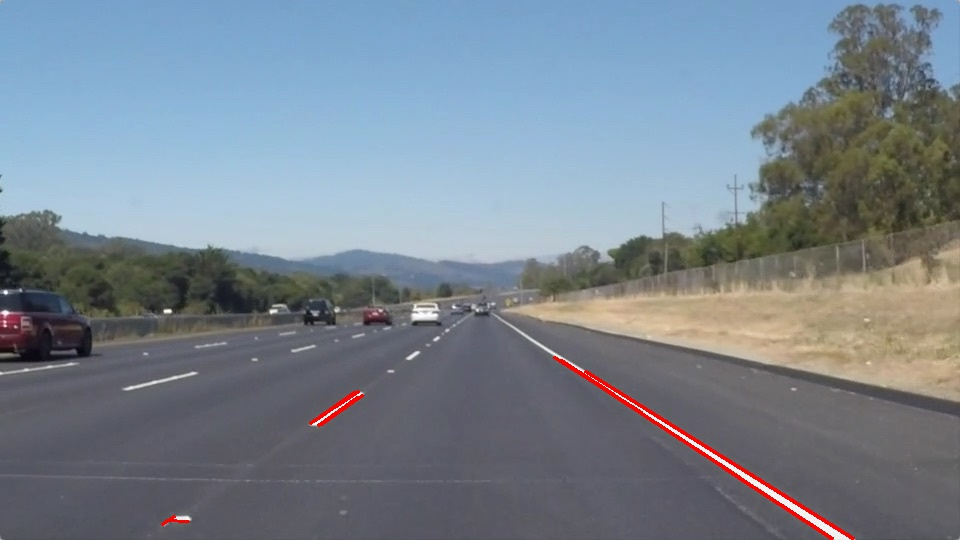
#> input picture test_images/solidWhiteRight.jpg, 960 x 540 px
$ jupyter execute --allow-errors P1.ipynb   (shell and % lines are left out)
#> lines starting #> are read from the running program, lines starting #| are printed output that depends on the picture; after the words box and inside, x2 and y2 are one past the last pixel; in counts of white or black regions, pixels touching at a corner belong together
# Self-Driving Car Engineer Nanodegree

## Project: **Finding Lane Lines on the Road**
***
In this project, you will use the tools you learned about in the lesson to identify lane lines on the road.  You can develop your pipeline on a series of individual images, and later apply the result to a video stream (really just a series of images). Check out the video clip "raw-lines-example.mp4" (also contained in this repository) to see what the output should look like after using the helper functions below.

Once you have a result that looks roughly like "raw-lines-example.mp4", you'll need to get creative and try to average and/or extrapolate the line segments you've detected to map out the full extent of the lane lines.  You can see an example of the result you're going for in the video "P1_example.mp4".  Ultimately, you would like to draw just one line for the left side of the lane, and one for the right.

In addition to implementing code, there is a brief writeup to complete. The writeup should be completed in a separate file, which can be either a markdown file or a pdf document. There is a [write up template](https://github.com/udacity/CarND-LaneLines-P1/blob/master/writeup_template.md) that can be used to guide the writing process. Completing both the code in the Ipython notebook and the writeup template will cover all of the [rubric points](https://review.udacity.com/#!/rubrics/322/view) for this project.

---
Let's have a look at our first image called 'test_images/solidWhiteRight.jpg'.  Run the 2 cells below (hit Shift-Enter or the "play" button above) to display the image.

**Note: If, at any point, you encounter frozen display windows or other confounding issues, you can always start again with a clean slate by going to the "Kernel" menu above and selecting "Restart & Clear Output".**

---

**The tools you have are color selection, region of interest selection, grayscaling, Gaussian smoothing, Canny Edge Detection and Hough Tranform line detection.  You  are also free to explore and try other techniques that were not presented in the lesson.  Your goal is piece together a pipeline to detect the line segments in the image, then average/extrapolate them and draw them onto the image for display (as below).  Once you have a working pipeline, try it out on the video stream below.**

---

<figure>

 <figcaption>
 <p></p>
 <p style="text-align: center;"> Your output should look something like this (above) after detecting line segments using the helper functions below </p>
 </figcaption>
</figure>
 <p></p>
<figure>

 <figcaption>
 <p></p>
 <p style="text-align: center;"> Your goal is to connect/average/extrapolate line segments to get output like this</p>
 </figcaption>
</figure>

**Run the cell below to import some packages.  If you get an `import error` for a package you've already installed, try changing your kernel (select the Kernel menu above --> Change Kernel).  Still have problems?  Try relaunching Jupyter Notebook from the terminal prompt.  Also, see [this forum post](https://carnd-forums.udacity.com/cq/viewquestion.action?spaceKey=CAR&id=29496372&questionTitle=finding-lanes---import-cv2-fails-even-though-python-in-the-terminal-window-has-no-problem-with-import-cv2) for more troubleshooting tips.**

## Import Packages

[cell 1]
#importing some useful packages
import matplotlib.pyplot as plt
import matplotlib.image as mpimg
import numpy as np
import cv2

## Read in an Image

[cell 2]
#reading in an image
image = mpimg.imread('test_images/solidWhiteRight.jpg')
#> image is the input picture: shape (540, 960, 3); mean R, G, B 120.7, 131.6, 142.7

#printing out some stats and plotting
print('This image is:', type(image), 'with dimensions:', image.shape)
#| This image is: <class 'numpy.ndarray'> with dimensions: (540, 960, 3)
plt.imshow(image)  # if you wanted to show a single color channel image called 'gray', for example, call as plt.imshow(gray, cmap='gray')

## Ideas for Lane Detection Pipeline

**Some OpenCV functions (beyond those introduced in the lesson) that might be useful for this project are:**

`cv2.inRange()` for color selection
`cv2.fillPoly()` for regions selection
`cv2.line()` to draw lines on an image given endpoints
`cv2.addWeighted()` to coadd / overlay two images
`cv2.cvtColor()` to grayscale or change color
`cv2.imwrite()` to output images to file
`cv2.bitwise_and()` to apply a mask to an image

**Check out the OpenCV documentation to learn about these and discover even more awesome functionality!**

## Helper Functions

Below are some helper functions to help get you started. They should look familiar from the lesson!

[cell 3]
import math

move_rate = .2

def grayscale(img):
    """Applies the Grayscale transform
    This will return an image with only one color channel
    but NOTE: to see the returned image as grayscale
    (assuming your grayscaled image is called 'gray')
    you should call plt.imshow(gray, cmap='gray')"""
    return cv2.cvtColor(img, cv2.COLOR_RGB2GRAY)
    # Or use BGR2GRAY if you read an image with cv2.imread()
    # return cv2.cvtColor(img, cv2.COLOR_BGR2GRAY)

def canny(img, low_threshold, high_threshold):
    """Applies the Canny transform"""
    return cv2.Canny(img, low_threshold, high_threshold)

def gaussian_blur(img, kernel_size):
    """Applies a Gaussian Noise kernel"""
    return cv2.GaussianBlur(img, (kernel_size, kernel_size), 0)

def region_of_interest(img, vertices):
    """
    Applies an image mask.

    Only keeps the region of the image defined by the polygon
    formed from `vertices`. The rest of the image is set to black.
    """
    #defining a blank mask to start with
    mask = np.zeros_like(img)

    #defining a 3 channel or 1 channel color to fill the mask with depending on the input image
    if len(img.shape) > 2:
        channel_count = img.shape[2]  # i.e. 3 or 4 depending on your image
        ignore_mask_color = (255,) * channel_count
    else:
        ignore_mask_color = 255

    #filling pixels inside the polygon defined by "vertices" with the fill color
    cv2.fillPoly(mask, vertices, ignore_mask_color)

    #returning the image only where mask pixels are nonzero
    masked_image = cv2.bitwise_and(img, mask)
    return masked_image

# [38 lines left out: functions sort_lines, avg_lines, smooth_lines, not called in this run]

def draw_lines(img, lines, group_lines=False, last_lines=None, color=[255, 0, 0], thickness=2):
    """
    NOTE: this is the function you might want to use as a starting point once you want to
    average/extrapolate the line segments you detect to map out the full
    extent of the lane (going from the result shown in raw-lines-example.mp4
    to that shown in P1_example.mp4).

    Think about things like separating line segments by their
    slope ((y2-y1)/(x2-x1)) to decide which segments are part of the left
    line vs. the right line.  Then, you can average the position of each of
    the lines and extrapolate to the top and bottom of the lane.

    This function draws `lines` with `color` and `thickness`.
    Lines are drawn on the image inplace (mutates the image).
    If you want to make the lines semi-transparent, think about combining
    this function with the weighted_img() function below
    """

    if group_lines:
        area_top = int(img.shape[0] * .6);
        area_bottom = int(img.shape[0]);

        # Combine multiple lines
        k_list = []
        b_list = []
        for line in lines:
            x_delta = line[0][2] - line[0][0]
            y_delta = line[0][3] - line[0][1]
            if abs(y_delta) < 10:
                # We skip horizontal and short lines
                continue
            if x_delta == 0:
                # We skip vertical lines
                continue
            k = y_delta / x_delta
            b = line[0][1] - line[0][0] * k
            k_list.append(k)
            b_list.append(b)

        # Set up grouping bins
        angle_step = math.pi / 32
        angles = np.append(np.arange(-3 * math.pi / 8, -math.pi / 8, angle_step),
                          np.arange(math.pi / 8, 3 * math.pi / 8, angle_step))
        angle_count = np.zeros(len(angles))
        angle_k = []
        angle_b = []
        for index, angle in enumerate(angles):
            k_from = math.tan(angle)
            k_to = math.tan(angle + angle_step)
            angle_k.append([])
            angle_b.append([])
            for k, b in zip(k_list, b_list):
                if k >= k_from and k < k_to:
                    angle_k[-1].append(k)
                    angle_b[-1].append(b)
                    angle_count[index] += 1

        # Get indices of top 2 groups of k
        half = int(len(angles) / 2);
        top_2 = [angle_count[:half].argmax(),
                 half + angle_count[half:].argmax()]

        grouped_lines = []

        # For top 2 lines calculate start and end coordinates
        for index in top_2:
            k_list = angle_k[int(index)]
            if len(k_list) == 0:
                continue
            b_list = angle_b[int(index)]
            k_value = sum(k_list) / len(k_list)
            b_value = sum(b_list) / len(b_list)
            line = [[int((area_bottom - b_value) / k_value), area_bottom,
                        int((area_top - b_value) / k_value), area_top]]
            grouped_lines.append(line)

        grouped_lines = smooth_lines(grouped_lines, last_lines)

        # Draw lines on overlay
        overlay = np.zeros_like(img)
        if len(grouped_lines) > 0:
            lines = grouped_lines
        else:
            # No lane lines detected
            return None

    for line in lines:
        for x1,y1,x2,y2 in line:
            cv2.line(img, (x1, y1), (x2, y2), color, thickness)

    return lines

def hough_lines(img, rho, theta, threshold, min_line_len, max_line_gap):
    """
    `img` should be the output of a Canny transform.

    Returns an image with hough lines drawn.
    """
    lines = cv2.HoughLinesP(img, rho, theta, threshold, np.array([]), minLineLength=min_line_len, maxLineGap=max_line_gap)
    line_img = np.zeros((img.shape[0], img.shape[1], 3), dtype=np.uint8)
    draw_lines(line_img, lines)
    return line_img, lines

# Python 3 has support for cool math symbols.

# [13 lines left out: function weighted_img, not called in this run]

## Test Images

Build your pipeline to work on the images in the directory "test_images"
**You should make sure your pipeline works well on these images before you try the videos.**

[cell 4]
import os
os.listdir("test_images/")

## Build a Lane Finding Pipeline

Build the pipeline and run your solution on all test_images. Make copies into the `test_images_output` directory, and you can use the images in your writeup report.

Try tuning the various parameters, especially the low and high Canny thresholds as well as the Hough lines parameters.

[cell 5]
# TODO: Build your pipeline that will draw lane lines on the test_images
# then save them to the test_images directory.

input_dir = 'test_images'
output_dir = 'test_images_output'
os.makedirs(output_dir, exist_ok=True)

def detect_lanes(img, group_lines=False, last_lines=None):
    gray = grayscale(img)

    area_top = int(img.shape[0] * .6);
    area_bottom = int(img.shape[0]);

    vertices = np.array([[0, area_bottom],
                         [img.shape[1] / 2, area_top],
                         [img.shape[1] / 2, area_top],
                         [img.shape[1], area_bottom]], dtype=np.int32)
    blurred = gaussian_blur(gray, 5)
    cannied = canny(blurred, 30, 90)

    masked = region_of_interest(cannied, [vertices])

    with_lines, lines = hough_lines(masked, 2, 1 * math.pi / 180, 50, 100, 100)


    if group_lines:
        # Draw lines on overlay
        overlay = np.zeros_like(img)
        lines = draw_lines(overlay, lines, group_lines=True, last_lines=last_lines, color=[255, 0, 0], thickness=10)
        img = weighted_img(overlay, img)
    else:
        draw_lines(img, lines)


    return img, lines

for file_name in os.listdir(input_dir):
    img = mpimg.imread(os.path.join(input_dir, file_name))
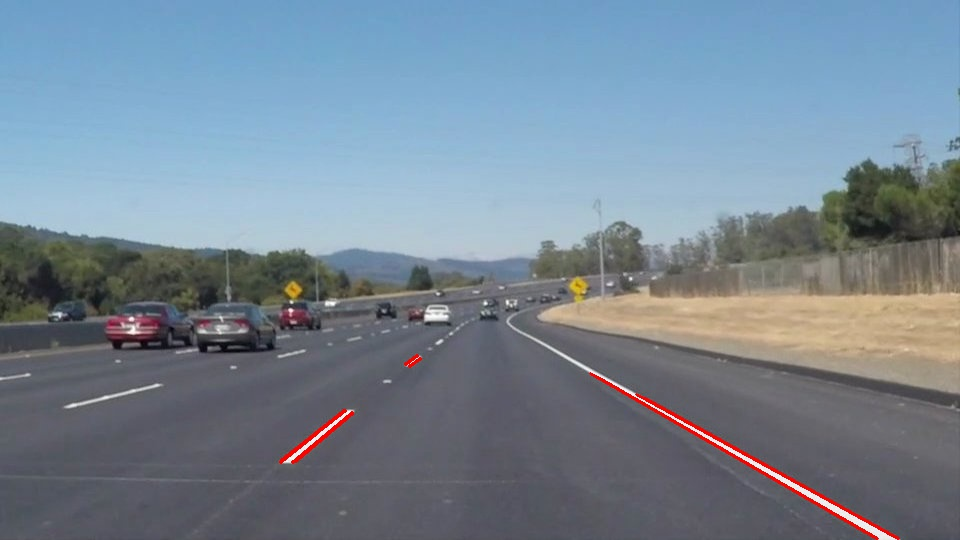
#> input picture test_images/solidWhiteCurve.jpg, 960 x 540 px
#> img is the input picture: shape (540, 960, 3); mean R, G, B 118.9, 133.6, 147.1
    img, _ = detect_lanes(img)
#> in grayscale, `return cv2.cvtColor(img, cv2.COLOR_RGB2GRAY)`:
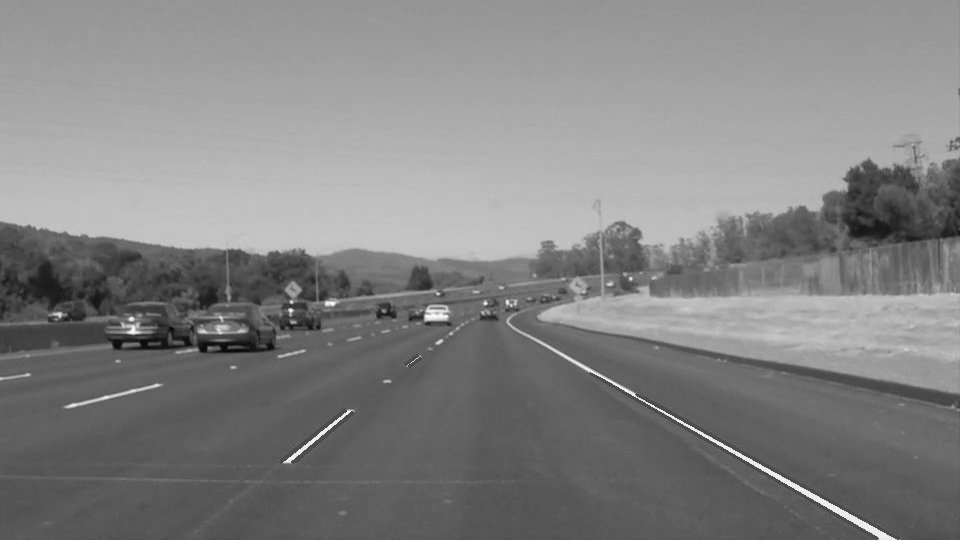
#> returned value: shape (540, 960); min 4, max 255, mean 130.7
#> in canny, `return cv2.Canny(img, low_threshold, high_threshold)`:
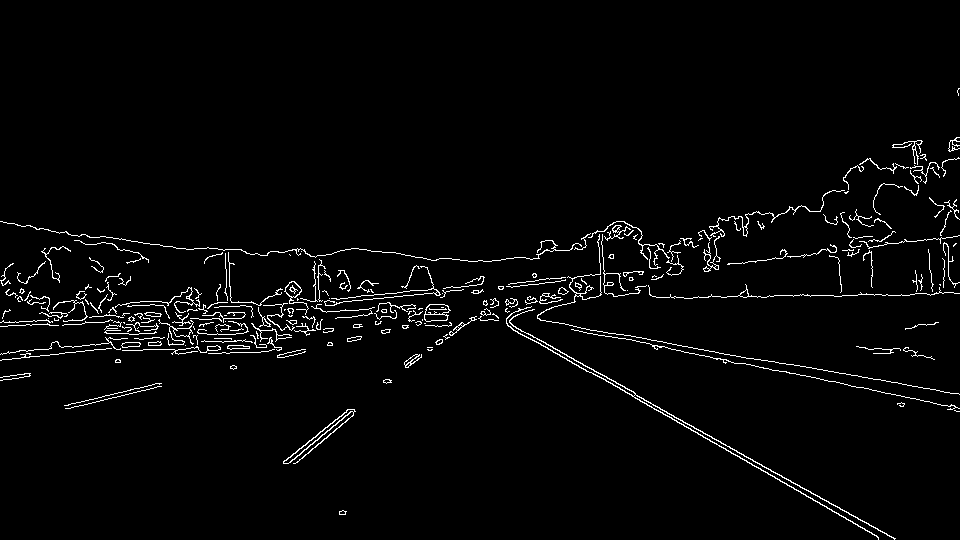
#> returned value: shape (540, 960); 2.6% white in thin lines or dots, all inside (x1, y1, x2, y2) = (0, 88, 960, 540)
#> in region_of_interest, `cv2.fillPoly(mask, vertices, ignore_mask_color)`:
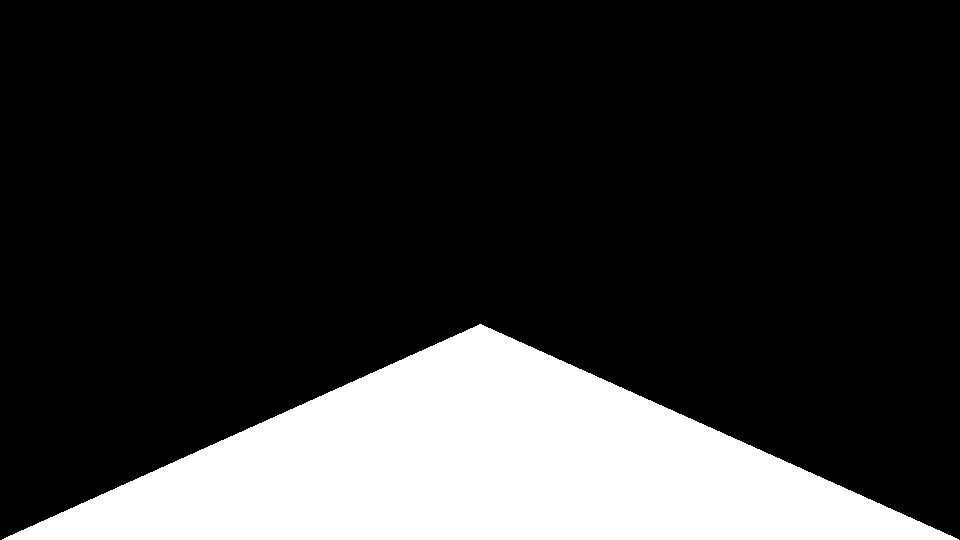
#> mask: shape (540, 960); 20% white; 1 white region, box (x1, y1, x2, y2) and area: (2, 324, 959, 540) 103727
#> in region_of_interest, `masked_image = cv2.bitwise_and(img, mask)`:
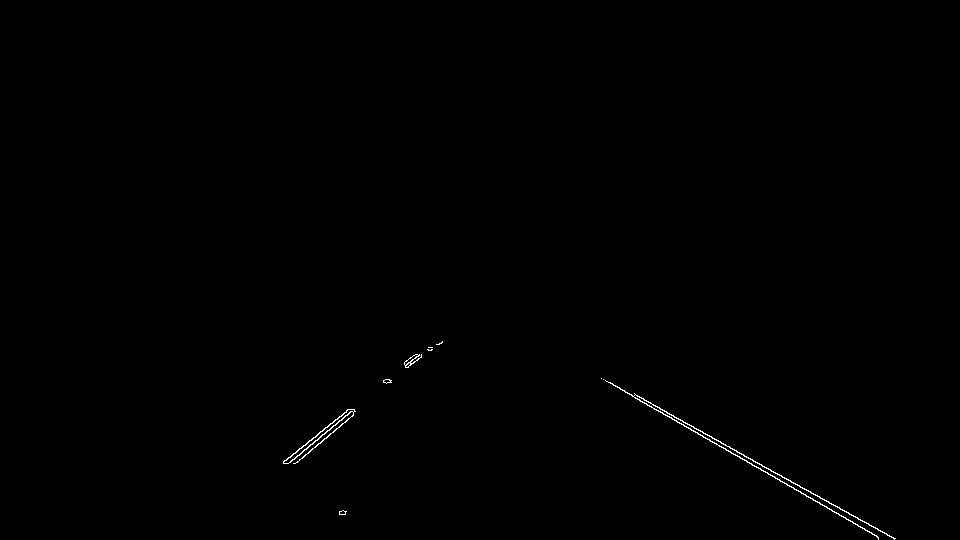
#> masked_image: shape (540, 960); 0.25% white in thin lines or dots, all inside (x1, y1, x2, y2) = (283, 341, 896, 540)
#> in hough_lines, `lines = cv2.HoughLinesP(img, rho, theta, threshold, np.array([]), minL..`: lines = [[601, 378, 878, 538], [636, 395, 894, 538], [288, 463, 417, 354], [610, 382, 877, 536], [297, 462, 430, 347], [283, 461, 428, 347], [634, 393, 895, 538], [299, 455, 415, 354], [292, 454, 442, 341], [607, 381, 876, 536]]
#> the loop in draw_lines, `for line in lines:` made 10 passes
#> the loop in draw_lines (call 2), `for line in lines:` made 10 passes

    #plt.imshow(img)
    mpimg.imsave(os.path.join(output_dir, file_name), img)
#> pass 3 of the loop `for file_name in os.listdir(input_dir):`:
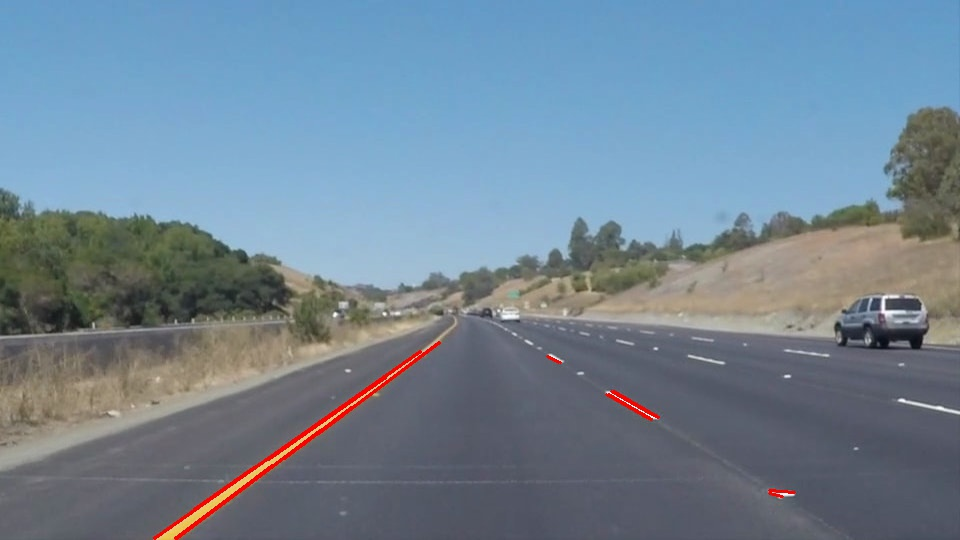
#> input picture test_images/solidYellowCurve.jpg, 960 x 540 px
#> img is the input picture: shape (540, 960, 3); mean R, G, B 113.5, 132.5, 148.3
#> in canny (call 3), `return cv2.Canny(img, low_threshold, high_threshold)`:
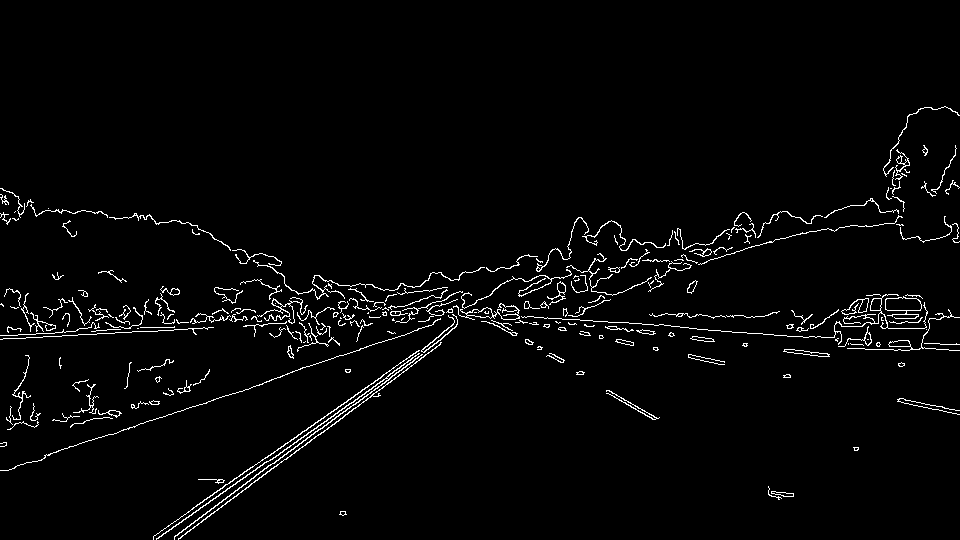
#> returned value: shape (540, 960); 2.6% white in thin lines or dots, all inside (x1, y1, x2, y2) = (0, 106, 960, 540)
#> in region_of_interest (call 3), `masked_image = cv2.bitwise_and(img, mask)`:
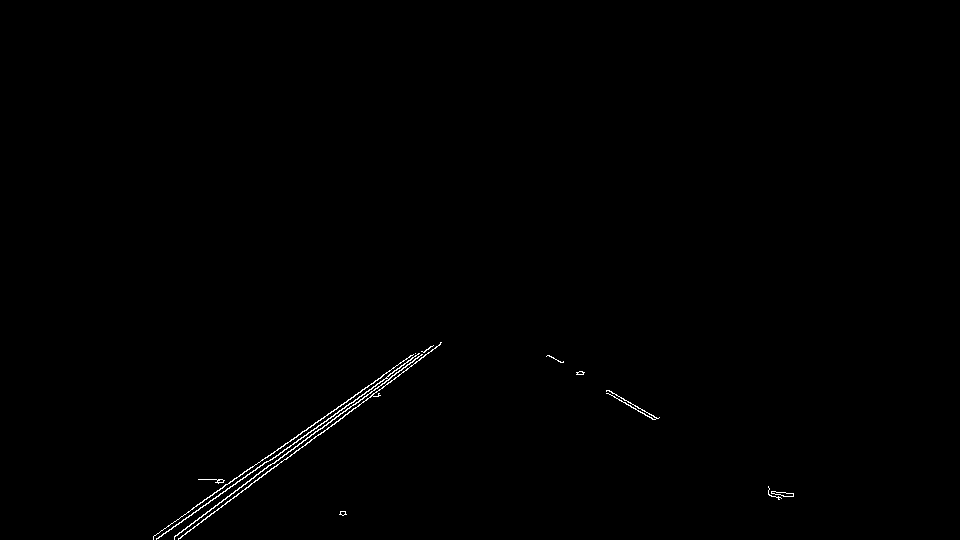
#> masked_image: shape (540, 960); 0.39% white in thin lines or dots, all inside (x1, y1, x2, y2) = (153, 342, 794, 540)
#> in hough_lines (call 3), `lines = cv2.HoughLinesP(img, rho, theta, threshold, np.array([]), minL..`: lines = 15 rows, first 6: [174, 536, 415, 355], [153, 538, 440, 344], [174, 539, 406, 370], [154, 535, 411, 355], [156, 538, 415, 363], [178, 538, 378, 393]
